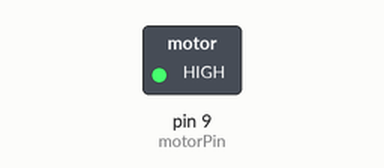
A sketch run on a simulated Arduino Uno, built with avr-gcc and run on an emulated ATmega328P. Shown: switched loads named in the sketch (green lamp = pin HIGH).

Above: at 2.5 s.
At 6.5 s:
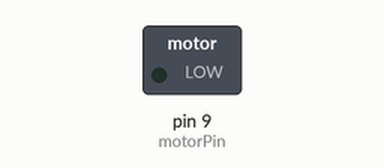
Timing chart, 0 to 10.4 s (numbered marks = the images above):
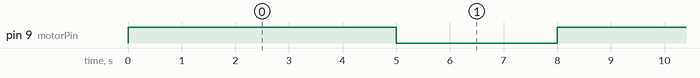

Measured:
- by itself, pin 9 (motorPin): alternates HIGH for 5.0 s and LOW for 3.0 s

The sketch:

motor_on_off.ino
```cpp
int motorPin = 9;//pwm
void setup(){

}
void loop(){
  analogWrite(motorPin,255);//motor on
  delay(5000);
  analogWrite(motorPin,0);//motor off
  delay(3000);
}
```
